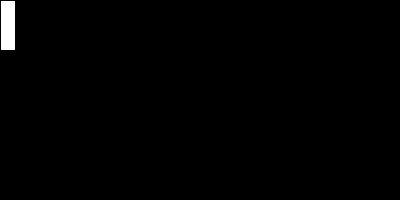
Frame 1 (no input)
Frame 60 (the mouse pressed at the canvas centre just before this capture): identical to frame 1, image omitted
Frame 120 (the mouse held since frame 60 and released just before this capture): identical to frame 1, image omitted

The Processing sketch that drew this single still picture (run headless with seeded random() and noise(); from frame 60 on, the mouse is pressed at the canvas centre):

// Processing sketch: control_teclado
// ── control_teclado.pde
/*
Ejemplo para controlar la posición de un objeto
en la pantalla usando el teclado.

Recuerden que el teclado cambia el valor de una
variable, y el objeto se dibuja usando esa misma variable

*/
int posX = 0;
int posY = 0;

void setup() {
  
  size(400,200);
  
}
void draw() {
  background(0);
  fill(255);
  rect(posX, posY, 15,50);
  
}


void keyPressed() {
  if (key == CODED) {
    if (keyCode == RIGHT) {
      posX = posX + 10;
    } else if (keyCode == LEFT) {
      posX = posX -10;
    } else if (keyCode == UP) {
      posY = posY -10;
    } else if (keyCode ==DOWN) {
      posY = posY +10;
    } 
  } 
}
